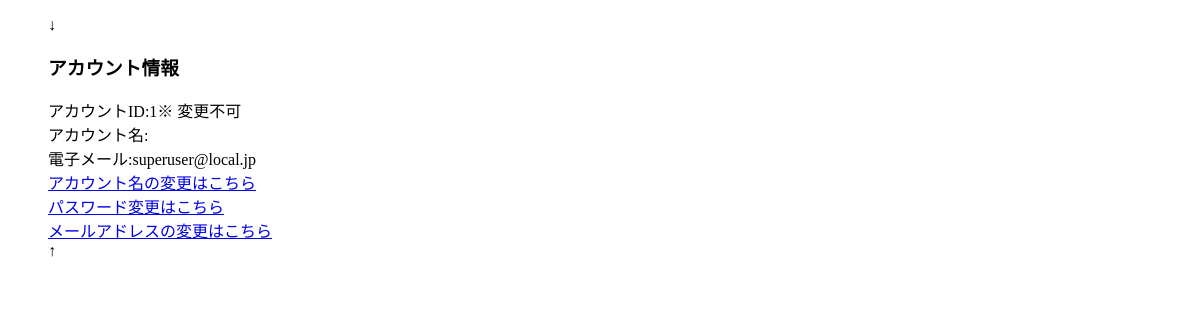
The page /mypage/ (signed in) on the database as committed earlier.
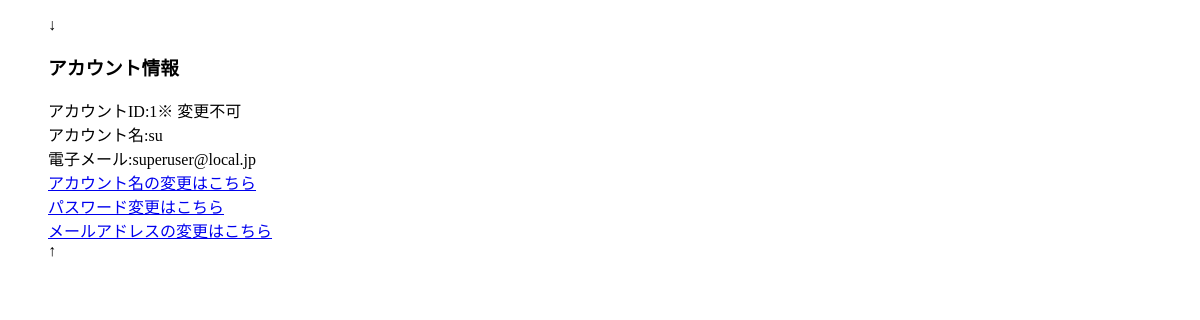
The same page on the database as committed later.
### accounts/models.py (models this page shows, shortened)
class User(AbstractBaseUser, PermissionsMixin):
    screen_name = models.CharField(
        gettext_lazy('screen name'),
        max_length=128,
        default='',
        blank=True,
        help_text=gettext_lazy('Option. 128 characters or fewer.'),
    )
    email = models.EmailField(gettext_lazy('E-mail address'), unique=True)
    is_staff = models.BooleanField(
        gettext_lazy('staff status'),
        default=False,
        help_text=gettext_lazy('Designates whether the user can log into this admin site.'),
    )
    is_active = models.BooleanField(
        gettext_lazy('active'),
        default=True,
        help_text=gettext_lazy(
            'Designates whether this user should be treated as active. Unselect this instead of deleting accounts.'
        ),
    )
    date_joined = models.DateTimeField(gettext_lazy('date joined'), default=timezone.now)
    objects = CustomUserManager()
    points = models.IntegerField(
        default=0,
        blank=True,
        null=True,
    )
    USERNAME_FIELD = 'email'
    REQUIRED_FIELDS = []
    class Meta:
        verbose_name = gettext_lazy('user')
        verbose_name_plural = gettext_lazy('users')

### accounts/views.py (the view)
# urls.py: path('mypage/', views.MyPage.as_view(), name='mypage'),
class MyPage(TemplateView):
    model = User
    template_name = "accounts/m_page.html"
    def get(self, request, **kwargs):
        ctx = {
            'user': self.request.user
        }
        return self.render_to_response(ctx)

### templates/accounts/m_page.html
<!doctype html>
<html lang="ja">
<ul>
    ↓
    <div><h3>アカウント情報</h3></div>
    アカウントID:{{ user.id }}※ 変更不可
    <br>
    アカウント名:{{user.screen_name}}
    <br>
    電子メール:{{user.email}}
    <br>
    <a href= '{% url "accounts:namechange" %}'>アカウント名の変更はこちら</a>
    <br>
    <a href= '{% url "accounts:pwchange" %}'>パスワード変更はこちら</a>
    <br>
    <a class="nav-item nav-link" href="{% url 'accounts:email_change' %}">メールアドレスの変更はこちら</a>
    <br>
    ↑
</ul>

Rows that differ between the two databases and show on the page:
changed User "superuser@local.jp": screen_name (not shown) → "su"
